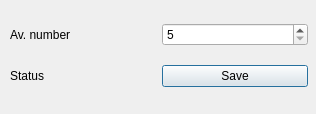
<?xml version="1.0" encoding="UTF-8"?>
<ui version="4.0">
 <class>Dialog</class>
 <widget class="QDialog" name="Dialog">
  <property name="geometry">
   <rect>
    <x>0</x>
    <y>0</y>
    <width>316</width>
    <height>114</height>
   </rect>
  </property>
  <property name="windowTitle">
   <string>Dialog</string>
  </property>
  <widget class="QWidget" name="verticalLayoutWidget">
   <property name="geometry">
    <rect>
     <x>10</x>
     <y>10</y>
     <width>298</width>
     <height>91</height>
    </rect>
   </property>
   <layout class="QVBoxLayout" name="verticalLayout">
    <item>
     <layout class="QHBoxLayout" name="horizontalLayout">
      <item>
       <widget class="QLabel" name="label">
        <property name="text">
         <string>Av. number</string>
        </property>
       </widget>
      </item>
      <item>
       <widget class="QSpinBox" name="av_num">
        <property name="minimum">
         <number>5</number>
        </property>
        <property name="maximum">
         <number>25</number>
        </property>
       </widget>
      </item>
     </layout>
    </item>
    <item>
     <layout class="QHBoxLayout" name="horizontalLayout_2">
      <item>
       <widget class="QLabel" name="lbl_status">
        <property name="text">
         <string>Status</string>
        </property>
       </widget>
      </item>
      <item>
       <widget class="QPushButton" name="btn_save">
        <property name="text">
         <string>Save</string>
        </property>
       </widget>
      </item>
     </layout>
    </item>
   </layout>
  </widget>
 </widget>
 <resources/>
 <connections/>
</ui>
